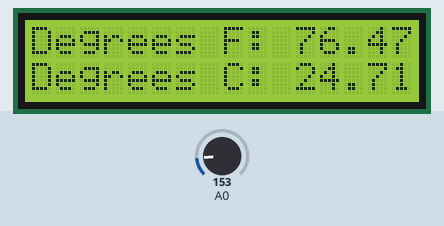
Simulated run of this sketch. Board: Arduino Uno, built with avr-gcc and run on an emulated ATmega328P. Parts: 16×2 character LCD. Inputs (shaded band) come from the test bench; at power-on: A0 = 153.

Above: at 1.2 s.
1.3 s: A0 set to 165
At 2.6 s:
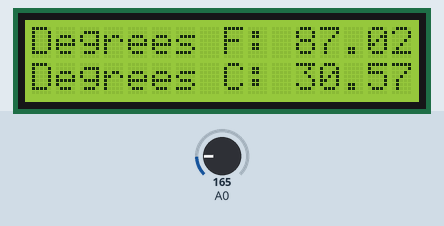
3.5 s: A0 set to 175
At 4.7 s:
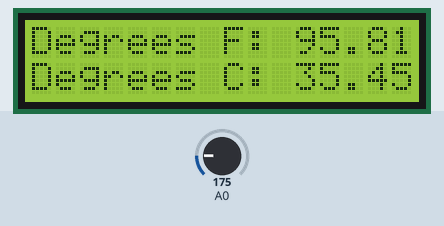
5.6 s: A0 set to 191
At 6.7 s:
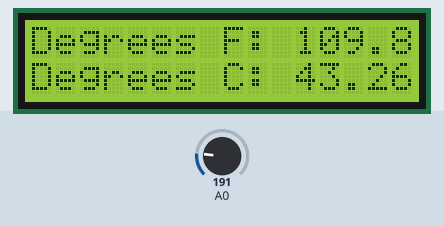
Timing chart, 0 to 8.6 s (numbered marks = the images above; inputs shaded):
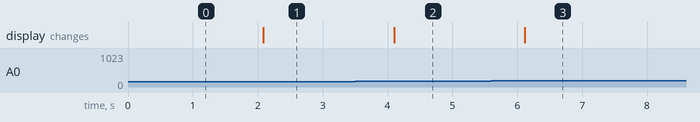

The sketch:

4b-temp-sensor.ino
```cpp
/*
  Terry Field, Student # 3721738
  COMP 444
  March 25th, 2025

  This sketch implements the coding challenges for Project 4b of the SparkFun Inventor's Kit
  guide.

*/

#include <LiquidCrystal.h>
LiquidCrystal lcd(13, 12, 11, 10, 9, 8);    // tell the RedBoard what pins are connected to the display

float voltage  = 0;   // voltage measured from the TMP36
float degreesC = 0;   // temperature calculated in degrees Celsius
float degreesF = 0;   // temperature calculated in degress Fahrenheit

void setup() {

  lcd.begin(16, 2); // initialize a 16x2 display
  lcd.clear();       // clear the display
}

void loop() {

  voltage = analogRead(A0) * 0.004882813;   //convert the analog reading, which varies from 0 to 1023, back to a voltage value from 0-5 volts
  degreesC = (voltage - 0.5) * 100.0;         //convert the voltage to a temperature in degrees Celsius
  degreesF = degreesC * (9.0 / 5.0) + 32.0;   //convert Celsius to Fahrenheit

  lcd.clear();

  lcd.setCursor(0,0);
  lcd.print("Degrees F: ");
  lcd.print(degreesF);

  lcd.setCursor(0,1);
  lcd.print("Degrees C: ");
  lcd.print(degreesC);

  delay(1000);

}
```

Measured:
- after the input at 1.3 s, the display: changes after 0.79 s (image 1)
- after the input at 3.5 s, the display: changes after 0.60 s (image 2)
- after the input at 5.6 s, the display: changes after 0.52 s (image 3)
